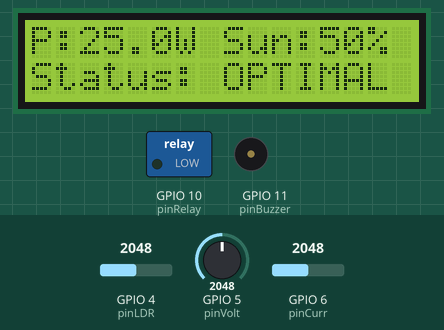
Simulated run of this sketch. Board: ESP32-S3. On the bench: 16×2 character LCD, switched loads named in the sketch (green lamp = pin HIGH), buzzer (waves = sounding). The inputs (shaded band) are chosen by the test bench; at power-on: GPIO 4 (pinLDR) = 2048, GPIO 5 (pinVolt) = 2048, GPIO 6 (pinCurr) = 2048. What the sketch prints to the serial monitor is not drawn.

Above: at 3.2 s.
3.3 s: GPIO 4 (pinLDR) set to 2512
At 4.1 s:
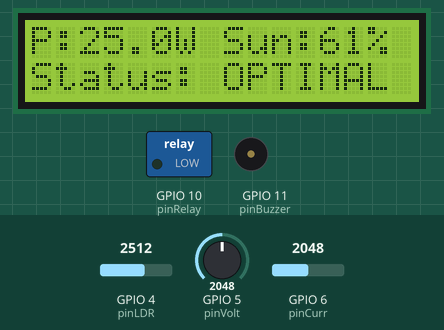
5.4 s: GPIO 4 (pinLDR) set to 2589
At 7.6 s:
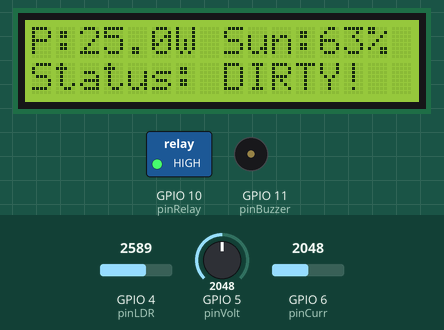
10.5 s: GPIO 5 (pinVolt) set to 875
At 11.9 s:
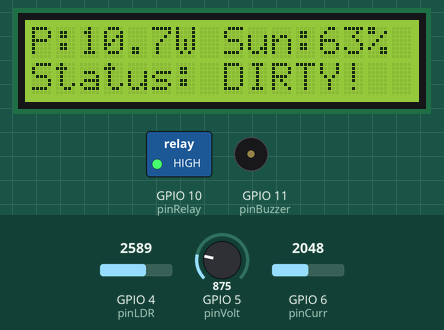
13.0 s: GPIO 5 (pinVolt) set to 779
At 15.2 s:
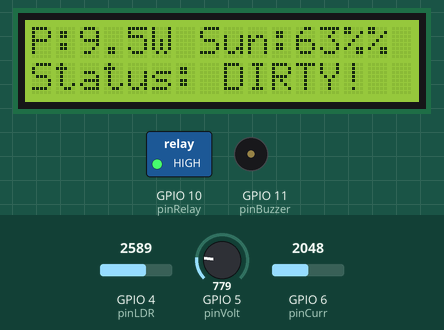
18.1 s: GPIO 4 (pinLDR) set to 1040
At 19.4 s:
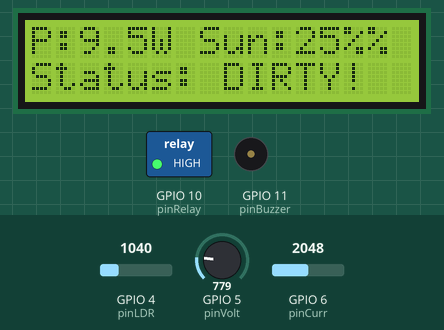
20.6 s: GPIO 4 (pinLDR) set to 931
At 22.5 s:
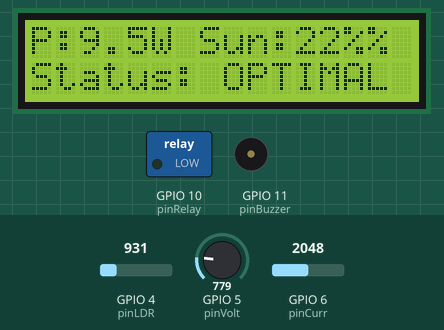
Timing chart, 0 to 24.0 s (numbered marks = the images above; inputs shaded):
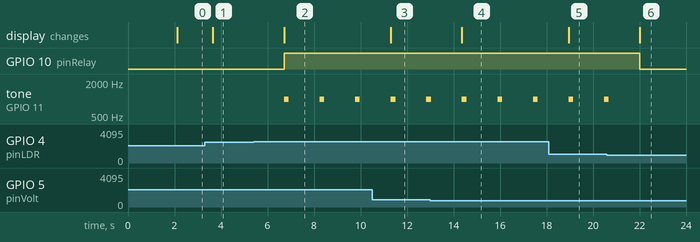

The sketch:

PanelIoTSurya.ino
```cpp
#include <Wire.h>
#include <LiquidCrystal_I2C.h>

// Inisialisasi LCD (Alamat I2C biasanya 0x27)
LiquidCrystal_I2C lcd(0x27, 16, 2);

// Pin Definitions
const int pinLDR = 4;
const int pinVolt = 5;
const int pinCurr = 6;
const int pinRelay = 10;
const int pinBuzzer = 11;

void setup() {
  Serial.begin(115200);

  // Setup Pins
  pinMode(pinRelay, OUTPUT);
  pinMode(pinBuzzer, OUTPUT);

  // I2C khusus ESP32-S3 (SDA: 8, SCL: 9)
  Wire.begin(8, 9);

  lcd.init();
  lcd.backlight();
  lcd.setCursor(0, 0);
  lcd.print("Solar Guardian");
  lcd.setCursor(0, 1);
  lcd.print("Initializing...");
  delay(2000);
  lcd.clear();
}

void loop() {
  // 1. Baca Data Sensor (ADC 12-bit: 0-4095)
  int ldrRaw = analogRead(pinLDR);
  int voltRaw = analogRead(pinVolt);
  int currRaw = analogRead(pinCurr);

  // 2. Konversi ke Nilai Logis
  // Kita asumsikan intensitas cahaya 0-100%
  float sunIntensity = (ldrRaw / 4095.0) * 100.0;
  // Simulasi Tegangan 0-20V dan Arus 0-5A
  float voltage = (voltRaw / 4095.0) * 20.0;
  float current = (currRaw / 4095.0) * 5.0;

  // 3. Hitung Daya & Efisiensi
  float powerOut = voltage * current;
  // Ekspektasi daya maksimal jika 100% matahari adalah 100 Watt
  float expectedPower = sunIntensity;
  float efficiency = (powerOut / (expectedPower + 0.1)) * 100.0; // +0.1 cegah div by zero

  // 4. Logika Diagnostik
  lcd.setCursor(0, 0);
  lcd.print("P:"); lcd.print(powerOut, 1); lcd.print("W ");
  lcd.print("Sun:"); lcd.print((int)sunIntensity); lcd.print("%");

  lcd.setCursor(0, 1);
  if (sunIntensity > 20.0) { // Hanya cek jika ada matahari
    if (efficiency < 40.0) {
      lcd.print("Status: DIRTY!  ");
      digitalWrite(pinRelay, HIGH); // Nyalakan Pompa Pembersih
      tone(pinBuzzer, 1000, 200);   // Bunyi peringatan
    } else {
      lcd.print("Status: OPTIMAL ");
      digitalWrite(pinRelay, LOW);
      noTone(pinBuzzer);
    }
  } else {
    lcd.print("Status: NIGHT   ");
    digitalWrite(pinRelay, LOW);
  }

  // Debug Serial
  Serial.print("Eff: "); Serial.print(efficiency); Serial.println("%");

  delay(1500);
}
```

Measured:
- the behaviour switches between 2556 and 2557 on GPIO 4 (pinLDR) (found by bisection; images 1 and 2)
- the behaviour switches between 815 and 814 on GPIO 5 (pinVolt) (found by bisection; images 3 and 4)
- the behaviour switches between 970 and 969 on GPIO 4 (pinLDR) (found by bisection; images 5 and 6)
- after the input at 3.3 s, the display: changes after 0.35 s (image 1)
- after the input at 5.4 s, GPIO 10 (pinRelay): LOW → HIGH after 1.3 s; tone on GPIO 11 (pinBuzzer): alternates 1000 Hz for 0.20 s and silent for 1.3 s, starting after 1.3 s; the display: changes after 1.3 s (image 2)
- after the input at 10.5 s, the display: changes after 0.81 s (image 3)
- after the input at 13.0 s, the display: changes after 1.4 s (image 4)
- after the input at 18.1 s, the display: changes after 0.85 s (image 5)
- after the input at 20.6 s, GPIO 10 (pinRelay): HIGH → LOW after 1.4 s; tone on GPIO 11 (pinBuzzer): goes on until 20.7 s, then stays silent; the display: changes after 1.4 s (image 6)
